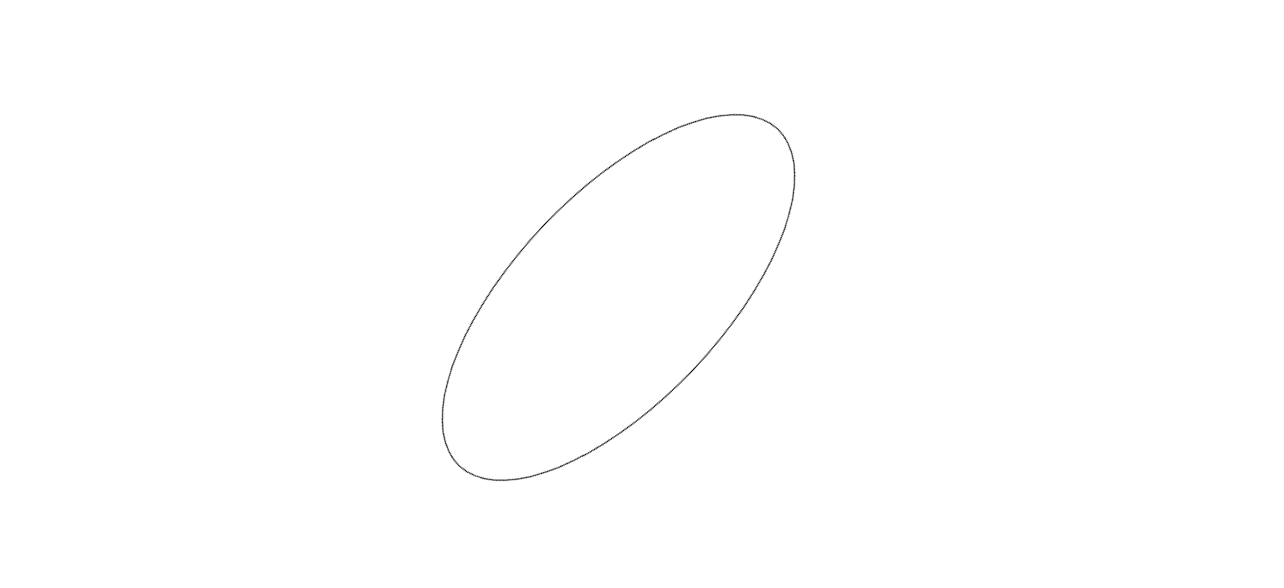
#> input picture ellipse_133.png, 1284 x 588 px
$ python main.py
#> lines starting #> are read from the running program, lines starting #| are printed output that depends on the picture; after the words box and inside, x2 and y2 are one past the last pixel; in counts of white or black regions, pixels touching at a corner belong together
import cv2
import numpy as np
import matplotlib.pyplot as plt
from matplotlib.patches import Ellipse

def main():
    # Load the image
    image_path = 'ellipse_133.png'
    image = cv2.imread(image_path, cv2.IMREAD_GRAYSCALE)
#> image is the input picture: shape (588, 1284); min 3, max 255, mean 254.6

    # Threshold the image to extract black points
    _, binary_image = cv2.threshold(image, 100, 255, cv2.THRESH_BINARY)
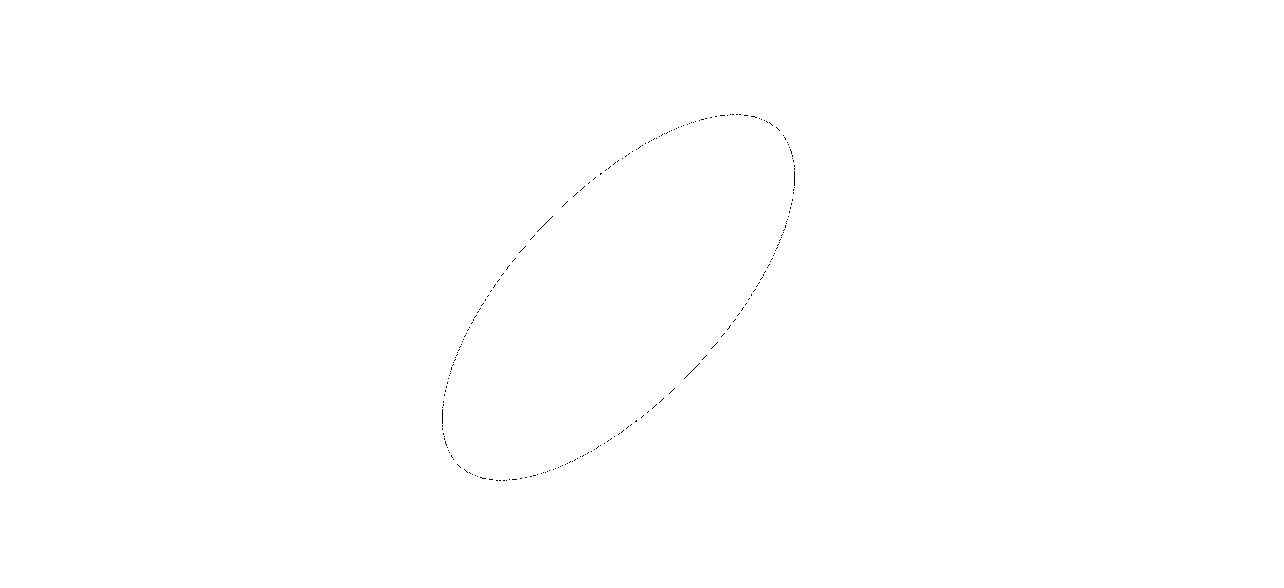
#> binary_image: shape (588, 1284); 99.9% white; black in thin lines or dots, all inside (x1, y1, x2, y2) = (442, 114, 795, 481)

    # Find coordinates of black points
    black_points = np.column_stack(np.where(binary_image == 0))
#> black_points = 522 pairs, first value 114 to 480, second value 442 to 794

    # Perform SVD
    mean = black_points.mean(0)
#> mean = [297, 618]
    _, S, Vh = np.linalg.svd(black_points - mean, full_matrices=True)
#> S = [3510.8, 1774.2]; Vh = [[0.706, -0.708], [-0.708, -0.706]]


    # Eigenvalues and eigenvectors
    eigenvalues = S
#> eigenvalues = [3510.8, 1774.2]
    eigenvectors = Vh / np.linalg.det(Vh)  # normalization
#> eigenvectors = [[-0.706, 0.708], [0.708, 0.706]]


    # Plot the results
    plot_results2(image,black_points, mean, eigenvectors, eigenvalues)


def plot_results2(image, black_points, mean, eigenvectors, eigenvalues):
    origin = np.flip(mean)
#> origin = [618, 297]
    # Rotate the original black points
    rotation_matrix = np.transpose(eigenvectors)
#> rotation_matrix = [[-0.706, 0.708], [0.708, 0.706]]
    # Calculate rotation angle
    rotation_angle = np.arctan2(eigenvectors[0, 0], eigenvectors[1, 0])
#> rotation_angle = -0.784
    rotated_points2 = np.dot(black_points - mean, rotation_matrix) + mean
#> rotated_points2 = 522 pairs, first value 65.08 to 528.9, second value 514 to 722

    # Set up the figure
    fig, ax = plt.subplots(figsize=(8, 8))

    # Plot original image
    ax.imshow(image, cmap='gray')
    ax.set_title('Original Image with Results')

    # Plot original black points
    #ax.scatter(black_points[:, 1] ,black_points[:, 0], c='black', marker='.', label='Original Points',)

    # Plot eigenvectors

    scale_factor = 0.066  # Adjust this for better visualization
    A = scale_factor * np.diag(eigenvalues)  # lambdas
#> A = [[231.7, 0], [0, 117.1]]
    Av = A @ eigenvectors
#> Av = [[-163.6, 164.1], [82.94, 82.66]]

    Av1 = Av[0, :]
#> Av1 = [-163.6, 164.1]
    Av2 = Av[1, :]
#> Av2 = [82.94, 82.66]

    ax.quiver(origin[0], origin[1], Av1[0], Av1[1], angles='xy', scale_units='xy', color='green',
              scale=1, label=f'Eigenvector {1}')

    ax.quiver(origin[0], origin[1], Av2[0], Av2[1], angles='xy', scale_units='xy', color='red',
              scale=1, label=f'Eigenvector {2}')

    # Plot rotated black points
    ax.scatter(rotated_points2[:, 1], rotated_points2[:, 0], c='blue', marker='o', label='Rotated Points', s = .5)

    # Plot rotated ellipse
    ellipse = Ellipse(xy=origin, width=2 * A[0, 0], height=2 * A[1, 1],
                      angle=np.degrees(rotation_angle), edgecolor='purple',  alpha=0.1, label='Ellipse')
    ax.add_patch(ellipse)

    # Set equal aspect ratio for the plot
    ax.set_aspect('equal', adjustable='box')

    # Set legend
    ax.legend()

    plt.show()
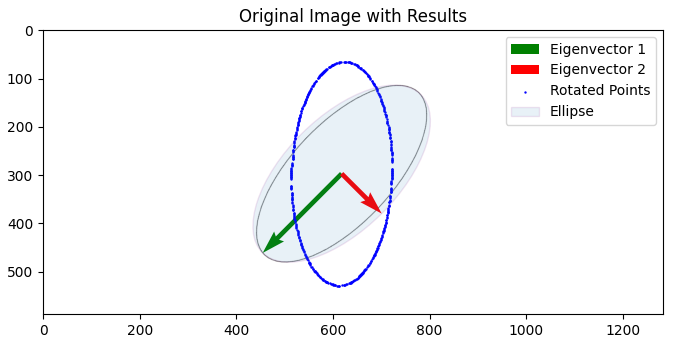
#> figure drawn by matplotlib, 1 panel


if __name__ == "__main__":
    main()
